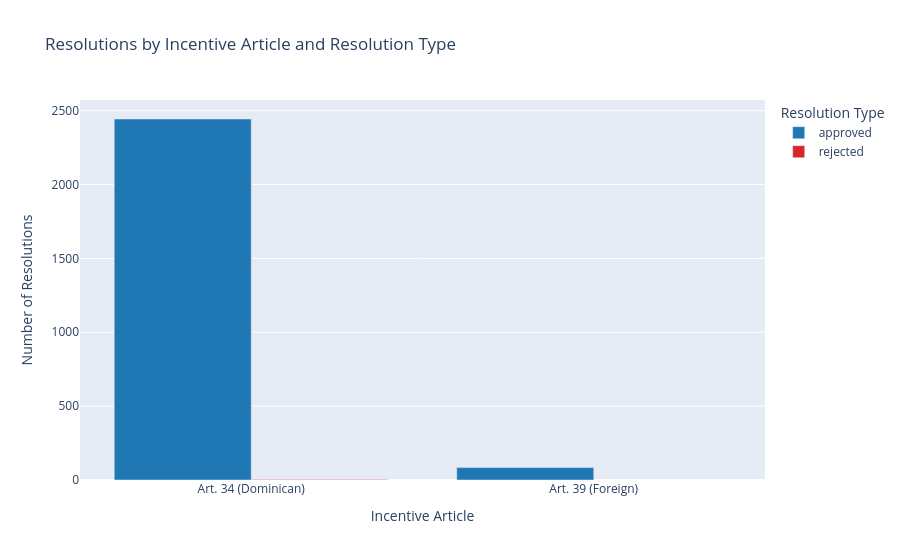

The cell this chart's notebook holds for it:
### Code cell
# Distribution by incentive article and resolution type
art_type = df.groupby(['incentive_article', 'resolution_type']).size().reset_index(name='count')
art_type['article_label'] = art_type['incentive_article'].map({
    'art_34': 'Art. 34 (Dominican)',
    'art_39': 'Art. 39 (Foreign)'
})

fig = px.bar(
    art_type,
    x='article_label',
    y='count',
    color='resolution_type',
    title='Resolutions by Incentive Article and Resolution Type',
    labels={'article_label': 'Incentive Article', 'count': 'Number of Resolutions', 'resolution_type': 'Resolution Type'},
    barmode='group',
    color_discrete_map={'approved': '#1f77b4', 'rejected': '#d62728'}
)
fig.show()

print(f"\nArt. 34 — Approved: {len(df[(df['incentive_article'] == 'art_34') & (df['resolution_type'] == 'approved')])} | Rejected: {len(df[(df['incentive_article'] == 'art_34') & (df['resolution_type'] == 'rejected')])}")
print(f"Art. 39 — Approved: {len(df[(df['incentive_article'] == 'art_39') & (df['resolution_type'] == 'approved')])} | Rejected: {len(df[(df['incentive_article'] == 'art_39') & (df['resolution_type'] == 'rejected')])}")
print(f"\nTotal  — Approved: {len(df[df['resolution_type'] == 'approved'])} | Rejected: {len(df[df['resolution_type'] == 'rejected'])}")

### Figure 1 — Plotly figure (JSON) as saved in the notebook; plotly's stock layout.template omitted (floating-point values rounded to 4 significant figures)
{"data": [{"alignmentgroup": "True", "hovertemplate": "Resolution Type=approved<br>Incentive Article=%{x}<br>Number of Resolutions=%{y}<extra></extra>", "legendgroup": "approved", "marker": {"color": "#1f77b4", "pattern": {"shape": ""}}, "name": "approved", "offsetgroup": "approved", "orientation": "v", "showlegend": true, "textposition": "auto", "type": "bar", "x": ["Art. 34 (Dominican)", "Art. 39 (Foreign)"], "xaxis": "x", "y": [2444, 84], "yaxis": "y"}, {"alignmentgroup": "True", "hovertemplate": "Resolution Type=rejected<br>Incentive Article=%{x}<br>Number of Resolutions=%{y}<extra></extra>", "legendgroup": "rejected", "marker": {"color": "#d62728", "pattern": {"shape": ""}}, "name": "rejected", "offsetgroup": "rejected", "orientation": "v", "showlegend": true, "textposition": "auto", "type": "bar", "x": ["Art. 34 (Dominican)"], "xaxis": "x", "y": [4], "yaxis": "y"}], "layout": {"barmode": "group", "legend": {"title": {"text": "Resolution Type"}, "tracegroupgap": 0}, "title": {"text": "Resolutions by Incentive Article and Resolution Type"}, "xaxis": {"anchor": "y", "domain": [0, 1], "title": {"text": "Incentive Article"}}, "yaxis": {"anchor": "x", "domain": [0, 1], "title": {"text": "Number of Resolutions"}}}}
